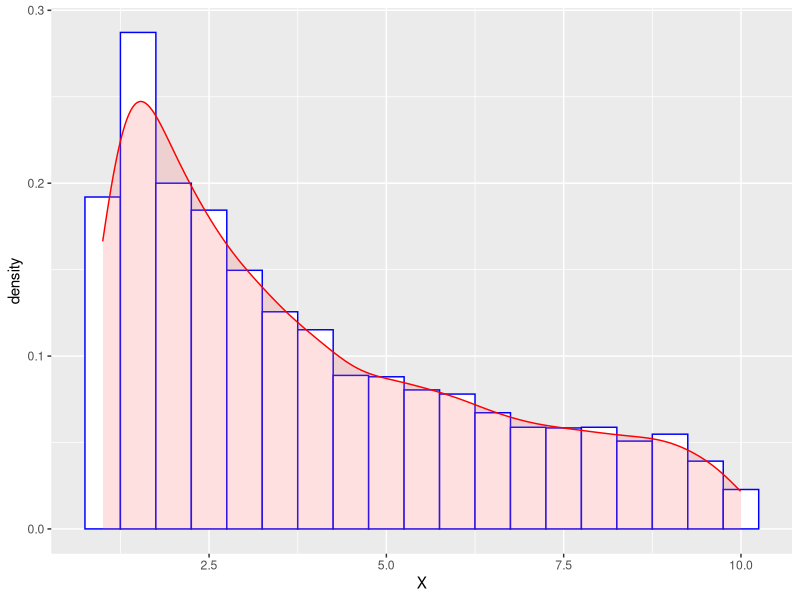

Reproduce this figure in R.
require(ggplot2)

U <- runif(5000, min = 0, max = 1);
X <- 10^U;

d <- data.frame(x = X);

ggplot(d, aes(x = X)) + geom_histogram(aes(y = ..density..), binwidth = 0.5, color = "blue", fill = "white") + geom_density(alpha = .2 , colour = "red",fill = "#FF6666")


